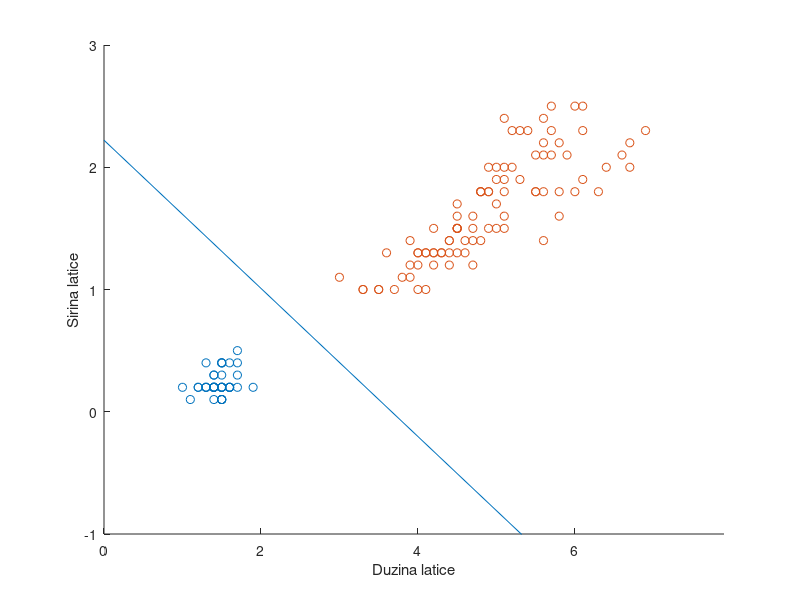

Write the MATLAB code that produced this figure.
clear *
podaci = importdata('data/iris1.csv', ',', 1);
br_primjera = length(podaci.data);
x = [ones(br_primjera, 1), podaci.data(:, 3), podaci.data(:, 4)];
y = podaci.data(:, 5);
br_deskriptora = size(x, 2);
teta = zeros(br_deskriptora, 1);
tetaPromjena = zeros(br_deskriptora, 1);
maksimalni_broj_iteracija = 200000;
iteracija = 0;
epsilon = 10^-10;
alfa = 0.003;
while (iteracija < maksimalni_broj_iteracija)
    predikcija = (1 ./ (1 + exp(-x*teta)));
    tetaPromjena = ((predikcija - y)' * x) ./ (br_primjera * log(2));
    teta = teta - alfa .* tetaPromjena';
    iteracija = iteracija + 1;
end
figure;
scatter(x(y == 1, 2), x(y == 1, 3), 'bo');
hold on;
scatter(x(y == 0, 2), x(y == 0, 3), 'rx');
plot_x = [min(x(:, 2)) - 1, max(x(:, 2)) + 1];
plot_y = (-1 ./ teta(3)) .* (teta(2) .* plot_x + teta(1));
plot(plot_x, plot_y)
xlim([min(x(:, 2)) - 1, max(x(:, 2)) + 1]);
ylim([-1, 3]);
ylabel('Sirina latice');
xlabel('Duzina latice');